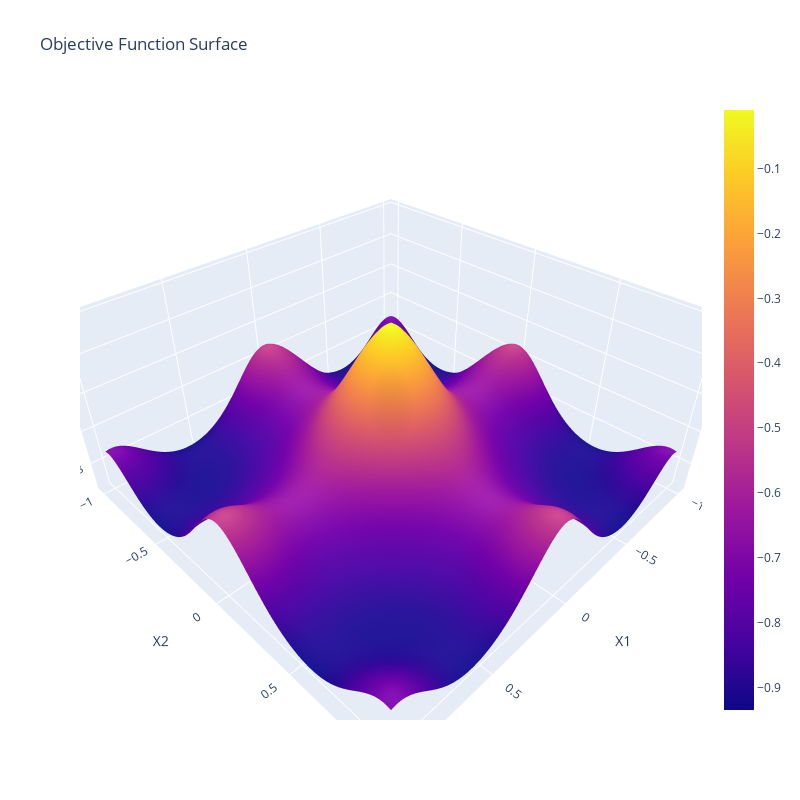

Source (notebook cell):
### Code cell
import torch
import plotly.graph_objects as go
import numpy as np

def objective_function(x):
    # Ackley function parameters
    a = 20
    b = 0.2
    c = 2 * torch.pi

    # Calculate the Ackley function
    term1 = -a * torch.exp(-b * torch.sqrt(0.5 * (x[:, 0]**2 + x[:, 1]**2)))
    term2 = -torch.exp(0.5 * (torch.cos(c * x[:, 0]) + torch.cos(c * x[:, 1])))
    
    # Ackley function value
    ackley_value = term1 + term2 + a + torch.exp(torch.tensor(1.0))
    
    # Unsqueeze to match the expected output shape and scale
    return - ackley_value.unsqueeze(-1) * (1/5)


# グリッドの作成
grid_size = 100
x = np.linspace(-1, 1, grid_size)
y = np.linspace(-1, 1, grid_size)
X, Y = np.meshgrid(x, y)
XY = np.vstack([X.ravel(), Y.ravel()]).T

# 目的関数の値を計算
XY_tensor = torch.tensor(XY, dtype=torch.float32)
Z = objective_function(XY_tensor).numpy().reshape(grid_size, grid_size)

# 3Dプロットの作成
fig = go.Figure(data=[go.Surface(z=Z, x=X, y=Y)])
fig.update_layout(title='Objective Function Surface',
                  scene=dict(
                      xaxis_title='X1',
                      yaxis_title='X2',
                      zaxis_title='Objective Value'),
                  width=800, height=800)
fig.show()

### Figure 1 — Plotly figure (JSON) as saved in the notebook; plotly's stock layout.template omitted (floating-point values rounded to 4 significant figures; data arrays with more than 128 entries replaced by an {"elided": "..."} marker saying what was removed)
{"data": [{"type": "surface", "x": {"elided": "100x100 float values"}, "y": {"elided": "100x100 float values"}, "z": {"elided": "100x100 float values"}}], "layout": {"height": 800, "scene": {"xaxis": {"title": {"text": "X1"}}, "yaxis": {"title": {"text": "X2"}}, "zaxis": {"title": {"text": "Objective Value"}}}, "title": {"text": "Objective Function Surface"}, "width": 800}}
